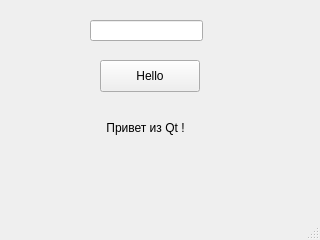
<?xml version="1.0" encoding="UTF-8"?>
<ui version="4.0">
 <class>MainWindow</class>
 <widget class="QMainWindow" name="MainWindow">
  <property name="geometry">
   <rect>
    <x>0</x>
    <y>0</y>
    <width>320</width>
    <height>240</height>
   </rect>
  </property>
  <property name="minimumSize">
   <size>
    <width>320</width>
    <height>240</height>
   </size>
  </property>
  <property name="maximumSize">
   <size>
    <width>320</width>
    <height>240</height>
   </size>
  </property>
  <property name="windowTitle">
   <string>Hello Button</string>
  </property>
  <widget class="QWidget" name="centralwidget">
   <widget class="QLineEdit" name="le_name">
    <property name="geometry">
     <rect>
      <x>90</x>
      <y>20</y>
      <width>113</width>
      <height>21</height>
     </rect>
    </property>
   </widget>
   <widget class="QLabel" name="lbl_result">
    <property name="geometry">
     <rect>
      <x>70</x>
      <y>120</y>
      <width>151</width>
      <height>16</height>
     </rect>
    </property>
    <property name="text">
     <string>&lt;html&gt;&lt;head/&gt;&lt;body&gt;&lt;p align=&quot;center&quot;&gt;Привет из Qt !&lt;/p&gt;&lt;/body&gt;&lt;/html&gt;</string>
    </property>
   </widget>
   <widget class="QPushButton" name="btn_setName">
    <property name="geometry">
     <rect>
      <x>100</x>
      <y>60</y>
      <width>100</width>
      <height>32</height>
     </rect>
    </property>
    <property name="text">
     <string>Hello</string>
    </property>
   </widget>
  </widget>
  <widget class="QMenuBar" name="menubar">
   <property name="geometry">
    <rect>
     <x>0</x>
     <y>0</y>
     <width>320</width>
     <height>24</height>
    </rect>
   </property>
  </widget>
  <widget class="QStatusBar" name="statusbar"/>
 </widget>
 <resources/>
 <connections/>
</ui>
